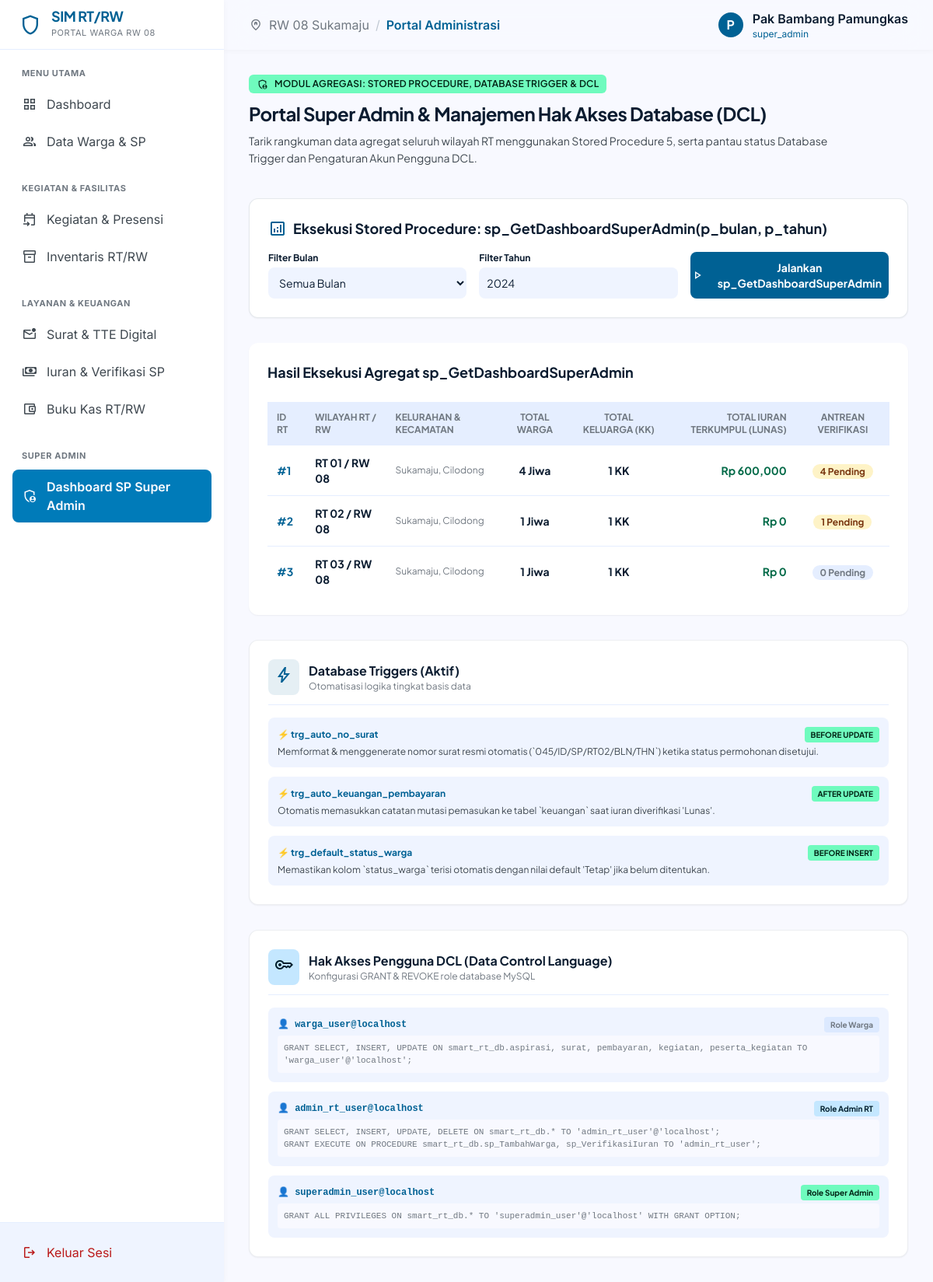
The page /admin/superadmin (signed in) on the database its author committed.
### tables this page shows
CREATE TABLE rt (
            id_rt INTEGER PRIMARY KEY AUTOINCREMENT,
            nomor_rt TEXT NOT NULL,
            rw TEXT NOT NULL,
            kelurahan TEXT NOT NULL,
            kecamatan TEXT NOT NULL
        );

### app.py (the view)
@app.route('/admin/superadmin')
def admin_superadmin():
    if 'user_id' not in session or session.get('role') not in ['admin_rt', 'super_admin']:
        return redirect(url_for('login'))
    bulan = request.args.get('bulan', '')
    tahun = request.args.get('tahun', '')
    p_tahun = int(tahun) if tahun.isdigit() else None
    p_bulan = bulan if bulan else None
    sp_dashboard_data = db.sp_GetDashboardSuperAdmin(p_bulan, p_tahun)
    return render_template('admin_superadmin.html', sp_dashboard_data=sp_dashboard_data, selected_bulan=bulan, selected_tahun=tahun)

### app.py (called while the page is built)
@app.context_processor
def inject_global_vars():
    return dict(now_date=datetime.now().strftime('%A, %d %b %Y'))

### db.py (called while the page is built)
def get_db():
    conn = sqlite3.connect(DB_FILE)
    conn.row_factory = sqlite3.Row
    return conn

### templates/admin_superadmin.html (shortened to what this page needs)
{% extends 'admin_base.html' %}
{% set active_page = 'superadmin' %}
{% block content %}
<div class="p-8 space-y-8 max-w-[1560px] mx-auto w-full">
    <div class="flex flex-col xl:flex-row xl:items-end justify-between gap-6 pb-2">
        <div class="space-y-2 max-w-3xl">
            <div class="inline-flex items-center gap-2 px-2.5 py-1 rounded-md bg-tertiary-fixed text-on-tertiary-fixed text-xs font-semibold tracking-wide uppercase">
                <span class="material-symbols-outlined text-[15px]">admin_panel_settings</span>
                Modul Agregasi: Stored Procedure, Database Trigger & DCL
            </div>
            <h1 class="font-headline-lg text-2xl font-bold text-on-surface tracking-tight">
                Portal Super Admin & Manajemen Hak Akses Database (DCL)
            </h1>
            <p class="font-body-md text-sm text-on-surface-variant leading-relaxed">
                Tarik rangkuman data agregat seluruh wilayah RT menggunakan Stored Procedure 5, serta pantau status Database Trigger dan Pengaturan Akun Pengguna DCL.
            </p>
        </div>
    </div>
    <div class="bg-surface-container-lowest p-6 rounded-xl shadow-sm border border-outline-variant/40">
        <h2 class="text-lg font-bold text-on-surface mb-4 flex items-center gap-2">
            <span class="material-symbols-outlined text-primary">analytics</span>
            <span>Eksekusi Stored Procedure: sp_GetDashboardSuperAdmin(p_bulan, p_tahun)</span>
        </h2>
        <form action="/admin/superadmin" method="GET" class="grid grid-cols-1 md:grid-cols-3 gap-4 items-end">
            <div class="flex flex-col gap-1">
                <label class="text-xs font-bold text-on-surface">Filter Bulan</label>
                <select name="bulan" class="p-2.5 bg-surface-container-low rounded-lg text-sm border-0 focus:ring-2 focus:ring-primary">
                    <option value="">Semua Bulan</option>
                </select>
            </div>
            <div class="flex flex-col gap-1">
                <label class="text-xs font-bold text-on-surface">Filter Tahun</label>
                <input name="tahun" type="number" class="p-2.5 bg-surface-container-low rounded-lg text-sm border-0 focus:ring-2 focus:ring-primary" value="{{ selected_tahun or 2024 }}"/>
            </div>
            <div>
                <button type="submit" class="w-full py-2.5 bg-primary text-on-primary font-bold text-sm rounded-lg hover:bg-primary-container shadow-sm transition-all flex items-center justify-center gap-2">
                    <span class="material-symbols-outlined text-[18px]">play_arrow</span>
                    <span>Jalankan sp_GetDashboardSuperAdmin</span>
                </button>
            </div>
        </form>
    </div>
    <div class="bg-surface-container-lowest p-6 rounded-xl shadow-sm space-y-6">
        <h2 class="text-lg font-bold text-on-surface">Hasil Eksekusi Agregat sp_GetDashboardSuperAdmin</h2>
        <div class="overflow-x-auto">
            <table class="w-full text-left text-sm">
                <thead>
                    <tr class="bg-surface-container text-xs text-outline uppercase">
                        <th class="p-3">ID RT</th>
                        <th class="p-3">Wilayah RT / RW</th>
                        <th class="p-3">Kelurahan & Kecamatan</th>
                        <th class="p-3 text-center">Total Warga</th>
                        <th class="p-3 text-center">Total Keluarga (KK)</th>
                        <th class="p-3 text-right">Total Iuran Terkumpul (Lunas)</th>
                        <th class="p-3 text-center">Antrean Verifikasi</th>
                    </tr>
                </thead>
                <tbody class="divide-y divide-surface-container font-numeric-table">
                    {% for row in sp_dashboard_data %}
                    <tr class="hover:bg-surface-container-low">
                        <td class="p-3 font-bold text-primary">#{{ row.id_rt }}</td>
                        <td class="p-3 font-bold text-on-surface">RT {{ row.nomor_rt }} / RW {{ row.rw }}</td>
                        <td class="p-3 text-outline text-xs">{{ row.kelurahan }}, {{ row.kecamatan }}</td>
                        <td class="p-3 text-center font-bold">{{ row.total_warga }} Jiwa</td>
                        <td class="p-3 text-center font-bold">{{ row.total_keluarga }} KK</td>
                        <td class="p-3 text-right font-bold text-tertiary">Rp {{ "{:,.0f}".format(row.total_iuran_terkumpul) }}</td>
                        <td class="p-3 text-center">
                            {% if row.antrean_verifikasi > 0 %}
                            <span class="px-2.5 py-0.5 rounded-full text-xs font-bold bg-amber-100 text-amber-900 animate-pulse">
                                {{ row.antrean_verifikasi }} Pending
                            </span>
                            {% else %}
                            <span class="px-2.5 py-0.5 rounded-full text-xs font-bold bg-surface-container text-outline">
                                0 Pending
                            </span>
                            {% endif %}
                        </td>
                    </tr>
                    {% else %}
                    <tr>
                        <td colspan="7" class="p-4 text-center text-xs text-outline">Data agregat tidak ditemukan.</td>
                    </tr>
                    {% endfor %}
                </tbody>
            </table>
        </div>
    </div>
    <div class="grid grid-cols-1 xl:grid-cols-2 gap-8">
        <div class="bg-surface-container-lowest p-6 rounded-xl shadow-sm space-y-4 border border-outline-variant/30">
            <div class="flex items-center gap-3 border-b border-surface-container pb-3">
                <div class="p-2 bg-primary/10 rounded-lg text-primary">
                    <span class="material-symbols-outlined text-[24px]">bolt</span>
                </div>
                <div>
                    <h3 class="font-bold text-on-surface text-base">Database Triggers (Aktif)</h3>
                    <p class="text-xs text-outline">Otomatisasi logika tingkat basis data</p>
                </div>
            </div>
            <div class="space-y-3 text-xs">
                <div class="p-3 bg-surface-container-low rounded-lg space-y-1">
                    <div class="flex items-center justify-between font-bold text-primary">
                        <span>⚡ trg_auto_no_surat</span>
                        <span class="px-2 py-0.5 bg-tertiary-fixed text-on-tertiary-fixed rounded text-[10px]">BEFORE UPDATE</span>
                    </div>
                    <p class="text-on-surface-variant">Memformat & menggenerate nomor surat resmi otomatis (`045/ID/SP/RT02/BLN/THN`) ketika status permohonan disetujui.</p>
                </div>
                <div class="p-3 bg-surface-container-low rounded-lg space-y-1">
                    <div class="flex items-center justify-between font-bold text-primary">
                        <span>⚡ trg_auto_keuangan_pembayaran</span>
                        <span class="px-2 py-0.5 bg-tertiary-fixed text-on-tertiary-fixed rounded text-[10px]">AFTER UPDATE</span>
                    </div>
                    <p class="text-on-surface-variant">Otomatis memasukkan catatan mutasi pemasukan ke tabel `keuangan` saat iuran diverifikasi 'Lunas'.</p>
                </div>
                <div class="p-3 bg-surface-container-low rounded-lg space-y-1">
                    <div class="flex items-center justify-between font-bold text-primary">
                        <span>⚡ trg_default_status_warga</span>
                        <span class="px-2 py-0.5 bg-tertiary-fixed text-on-tertiary-fixed rounded text-[10px]">BEFORE INSERT</span>
                    </div>
                    <p class="text-on-surface-variant">Memastikan kolom `status_warga` terisi otomatis dengan nilai default 'Tetap' jika belum ditentukan.</p>
                </div>
            </div>
        </div>
        <div class="bg-surface-container-lowest p-6 rounded-xl shadow-sm space-y-4 border border-outline-variant/30">
            <div class="flex items-center gap-3 border-b border-surface-container pb-3">
                <div class="p-2 bg-secondary-fixed text-on-secondary-fixed rounded-lg">
                    <span class="material-symbols-outlined text-[24px]">key</span>
                </div>
                <div>
                    <h3 class="font-bold text-on-surface text-base">Hak Akses Pengguna DCL (Data Control Language)</h3>
                    <p class="text-xs text-outline">Konfigurasi GRANT & REVOKE role database MySQL</p>
                </div>
            </div>
            <div class="space-y-3 text-xs">
                <div class="p-3 bg-surface-container-low rounded-lg space-y-1">
                    <div class="flex items-center justify-between font-bold text-on-surface">
                        <span class="font-mono text-primary">👤 warga_user@localhost</span>
                        <span class="px-2 py-0.5 bg-surface-container-high rounded text-[10px] text-outline">Role Warga</span>
                    </div>
                    <p class="font-mono text-[11px] text-outline bg-surface p-2 rounded">
                        GRANT SELECT, INSERT, UPDATE ON smart_rt_db.aspirasi, surat, pembayaran, kegiatan, peserta_kegiatan TO 'warga_user'@'localhost';
                    </p>
                </div>
                <div class="p-3 bg-surface-container-low rounded-lg space-y-1">
                    <div class="flex items-center justify-between font-bold text-on-surface">
                        <span class="font-mono text-primary">👤 admin_rt_user@localhost</span>
                        <span class="px-2 py-0.5 bg-secondary-fixed text-on-secondary-fixed rounded text-[10px] font-bold">Role Admin RT</span>
                    </div>
                    <p class="font-mono text-[11px] text-outline bg-surface p-2 rounded">
                        GRANT SELECT, INSERT, UPDATE, DELETE ON smart_rt_db.* TO 'admin_rt_user'@'localhost';<br/>
                        GRANT EXECUTE ON PROCEDURE smart_rt_db.sp_TambahWarga, sp_VerifikasiIuran TO 'admin_rt_user';
                    </p>
                </div>
                <div class="p-3 bg-surface-container-low rounded-lg space-y-1">
                    <div class="flex items-center justify-between font-bold text-on-surface">
                        <span class="font-mono text-primary">👤 superadmin_user@localhost</span>
                        <span class="px-2 py-0.5 bg-tertiary-fixed text-on-tertiary-fixed rounded text-[10px] font-bold">Role Super Admin</span>
                    </div>
                    <p class="font-mono text-[11px] text-outline bg-surface p-2 rounded">
                        GRANT ALL PRIVILEGES ON smart_rt_db.* TO 'superadmin_user'@'localhost' WITH GRANT OPTION;
                    </p>
                </div>
            </div>
        </div>
    </div>
</div>
{% endblock %}

### rows shown on the page
rt: id_rt "1", nomor_rt "01", rw "08", kelurahan "Sukamaju", kecamatan "Cilodong", total_warga "4", total_keluarga "1", total_iuran_terkumpul "600,000", antrean_verifikasi "4"
rt: id_rt "2", nomor_rt "02", rw "08", kelurahan "Sukamaju", kecamatan "Cilodong", total_warga "1", total_keluarga "1", total_iuran_terkumpul "0", antrean_verifikasi "1"
rt: id_rt "3", nomor_rt "03", rw "08", kelurahan "Sukamaju", kecamatan "Cilodong", total_warga "1", total_keluarga "1", total_iuran_terkumpul "0", shows "0 Pending"

### other values the page prints
{{ session['user_name'][0] if session.get('user_name') else 'A' }} "P"
{{ session['user_name'] or 'Administrator' }} "Pak Bambang Pamungkas"
{{ session['role'] or 'Super Admin RT/RW' }} "super_admin"
